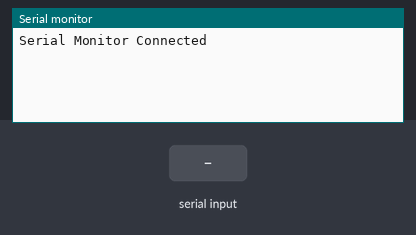
Recording of a sketch running on a simulated Arduino Mega 2560, built with avr-gcc and run on an emulated ATmega2560. Shown: the last lines printed to the serial monitor. The inputs (shaded band) are chosen by the test bench.

Above: at 2.2 s.
2.3 s: "90,45,200\n" received over Serial
At 3.2 s:
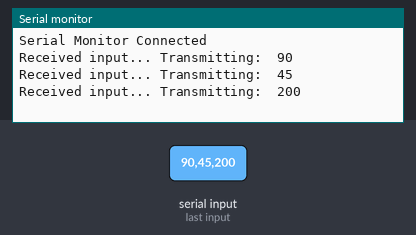
3.8 s: "90,45,200\n" received over the second serial link
At 4.2 s:
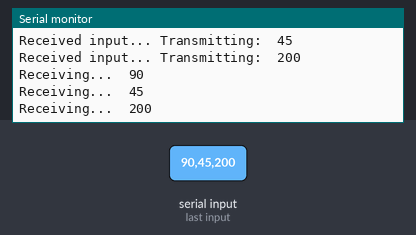
5.3 s: "30,150,10\n" received over Serial
At 6.5 s:
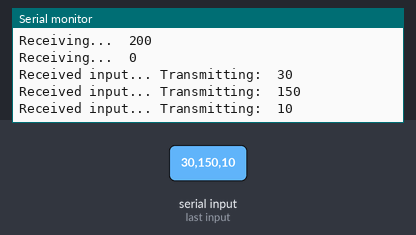
6.8 s: "30,150,10\n" received over the second serial link
At 8.4 s:
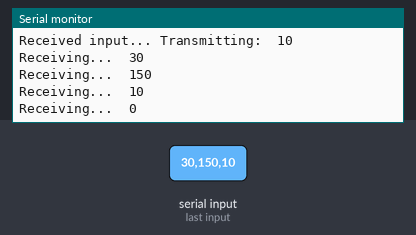
Timing chart, 0 to 9.3 s (numbered marks = the images above; inputs shaded):
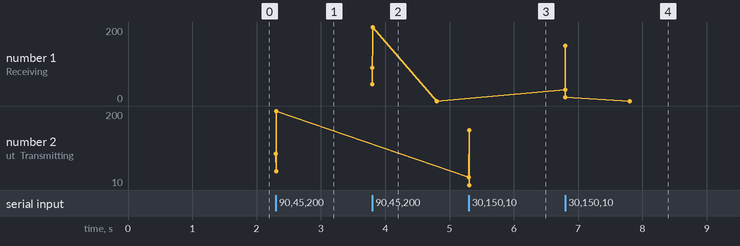

The sketch:

Add_Five_Tx.ino
```cpp
/*            Transmitter
 For more details see: http://projectsfromtech.blogspot.com/

 This sketch makes use of Serial1. This functionality is only found on the Arduino Mega and other 3rd party boards.
 Tx1: pin 18   Rx1: pin 19
 Connect the Tx1->Rx  and Rx1 ->Tx pins with the board running Add_Five_Rx.ino
 Connect the Grounds of the two boards

 Read integer value from Serial Monitor
 Transmit that value to the Rx board
 Receive integer from Rx and print to Serial Monitor

 Note: The Tx and Rx boards are just names I chose. The communication is 2-way.
 Master-slave would probably be a better option.
 */


int val = 0;
int incoming = 0;
int incoming1 = 0;

void setup()
{
  Serial.begin(115200);  //Begin Serial to talk to the Serial Monitor
  Serial1.begin(115200); //Begin Serial to talk to the Rx Arduino
  Serial.println("Serial Monitor Connected");
  Serial.parseInt();     //clear any garbage in the buffer.
}

void loop()
{
  //   From the USB
  incoming = Serial.available();
  while (incoming != 0)           //while there is something to be read
  {
    val = Serial.parseInt();
    if (val != 0)
    {
      Serial.print("Received input... Transmitting:  ");
      Serial.println(val);         //Print value to the Serial Monitor
      Serial1.print(val);          //Send value to the Rx Arduino
    }
    incoming = Serial.available();
  }

  //     From the Rx Arduino
  incoming1 = Serial1.available();
  while(incoming1 != 0)           //While there is something to be read
  {
    val = Serial1.parseInt();    //Get new value
    Serial.print("Receiving...  ");
    Serial.println(val);        //Print new value to the Serial Monitor
    incoming1 = Serial1.available();
  }
}
```

Measured:
- after the input at 2.3 s, the serial monitor: prints a new line at once (image 1)
- after the input at 3.8 s, the serial monitor: prints a new line at once (image 2)
- after the input at 5.3 s, the serial monitor: prints a new line at once (image 3)
- after the input at 6.8 s, the serial monitor: prints a new line at once (image 4)
- plotted number 2: 200 → 10 after the input at 5.3 s
